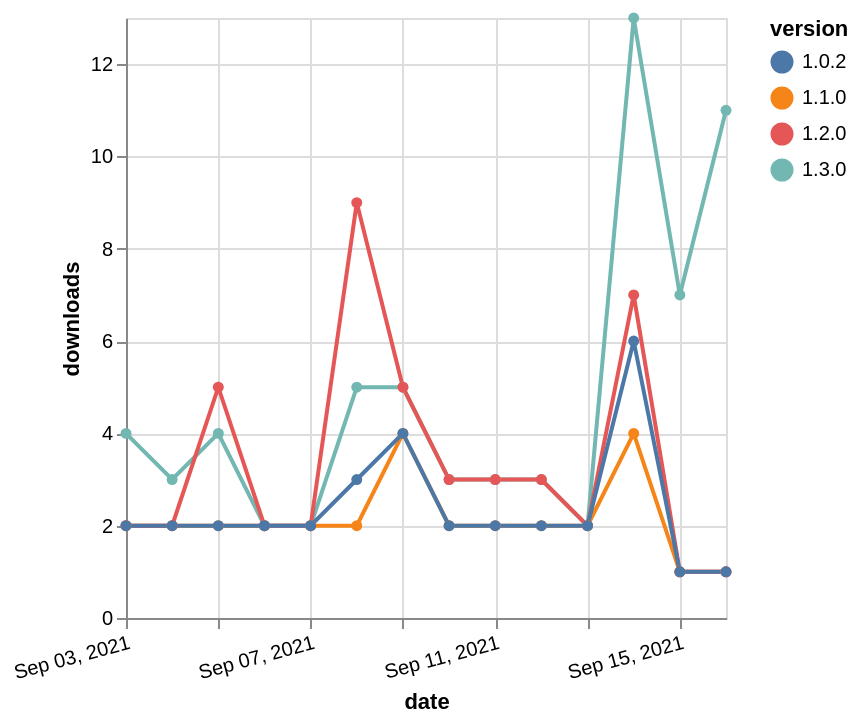

Specify this chart in Vega-Lite:
### Vega-Lite specification from a JSON file in a GitHub repository (floating-point values rounded to 4 significant figures)
{"$schema": "https://vega.github.io/schema/vega-lite/v5.json", "description": "A simple bar chart with embedded data.", "data": {"values": [{"date": "2021-09-03", "total": 1431, "delta": 2, "version": "1.1.0"}, {"date": "2021-09-04", "total": 1433, "delta": 2, "version": "1.1.0"}, {"date": "2021-09-05", "total": 1435, "delta": 2, "version": "1.1.0"}, {"date": "2021-09-06", "total": 1437, "delta": 2, "version": "1.1.0"}, {"date": "2021-09-07", "total": 1439, "delta": 2, "version": "1.1.0"}, {"date": "2021-09-08", "total": 1441, "delta": 2, "version": "1.1.0"}, {"date": "2021-09-09", "total": 1445, "delta": 4, "version": "1.1.0"}, {"date": "2021-09-10", "total": 1447, "delta": 2, "version": "1.1.0"}, {"date": "2021-09-11", "total": 1449, "delta": 2, "version": "1.1.0"}, {"date": "2021-09-12", "total": 1451, "delta": 2, "version": "1.1.0"}, {"date": "2021-09-13", "total": 1453, "delta": 2, "version": "1.1.0"}, {"date": "2021-09-14", "total": 1457, "delta": 4, "version": "1.1.0"}, {"date": "2021-09-15", "total": 1458, "delta": 1, "version": "1.1.0"}, {"date": "2021-09-16", "total": 1459, "delta": 1, "version": "1.1.0"}, {"date": "2021-09-03", "total": 1544, "delta": 4, "version": "1.3.0"}, {"date": "2021-09-04", "total": 1547, "delta": 3, "version": "1.3.0"}, {"date": "2021-09-05", "total": 1551, "delta": 4, "version": "1.3.0"}, {"date": "2021-09-06", "total": 1553, "delta": 2, "version": "1.3.0"}, {"date": "2021-09-07", "total": 1555, "delta": 2, "version": "1.3.0"}, {"date": "2021-09-08", "total": 1560, "delta": 5, "version": "1.3.0"}, {"date": "2021-09-09", "total": 1565, "delta": 5, "version": "1.3.0"}, {"date": "2021-09-10", "total": 1568, "delta": 3, "version": "1.3.0"}, {"date": "2021-09-11", "total": 1571, "delta": 3, "version": "1.3.0"}, {"date": "2021-09-12", "total": 1574, "delta": 3, "version": "1.3.0"}, {"date": "2021-09-13", "total": 1576, "delta": 2, "version": "1.3.0"}, {"date": "2021-09-14", "total": 1589, "delta": 13, "version": "1.3.0"}, {"date": "2021-09-15", "total": 1596, "delta": 7, "version": "1.3.0"}, {"date": "2021-09-16", "total": 1607, "delta": 11, "version": "1.3.0"}, {"date": "2021-09-03", "total": 1503, "delta": 2, "version": "1.2.0"}, {"date": "2021-09-04", "total": 1505, "delta": 2, "version": "1.2.0"}, {"date": "2021-09-05", "total": 1510, "delta": 5, "version": "1.2.0"}, {"date": "2021-09-06", "total": 1512, "delta": 2, "version": "1.2.0"}, {"date": "2021-09-07", "total": 1514, "delta": 2, "version": "1.2.0"}, {"date": "2021-09-08", "total": 1523, "delta": 9, "version": "1.2.0"}, {"date": "2021-09-09", "total": 1528, "delta": 5, "version": "1.2.0"}, {"date": "2021-09-10", "total": 1531, "delta": 3, "version": "1.2.0"}, {"date": "2021-09-11", "total": 1534, "delta": 3, "version": "1.2.0"}, {"date": "2021-09-12", "total": 1537, "delta": 3, "version": "1.2.0"}, {"date": "2021-09-13", "total": 1539, "delta": 2, "version": "1.2.0"}, {"date": "2021-09-14", "total": 1546, "delta": 7, "version": "1.2.0"}, {"date": "2021-09-15", "total": 1547, "delta": 1, "version": "1.2.0"}, {"date": "2021-09-16", "total": 1548, "delta": 1, "version": "1.2.0"}, {"date": "2021-09-03", "total": 1585, "delta": 2, "version": "1.0.2"}, {"date": "2021-09-04", "total": 1587, "delta": 2, "version": "1.0.2"}, {"date": "2021-09-05", "total": 1589, "delta": 2, "version": "1.0.2"}, {"date": "2021-09-06", "total": 1591, "delta": 2, "version": "1.0.2"}, {"date": "2021-09-07", "total": 1593, "delta": 2, "version": "1.0.2"}, {"date": "2021-09-08", "total": 1596, "delta": 3, "version": "1.0.2"}, {"date": "2021-09-09", "total": 1600, "delta": 4, "version": "1.0.2"}, {"date": "2021-09-10", "total": 1602, "delta": 2, "version": "1.0.2"}, {"date": "2021-09-11", "total": 1604, "delta": 2, "version": "1.0.2"}, {"date": "2021-09-12", "total": 1606, "delta": 2, "version": "1.0.2"}, {"date": "2021-09-13", "total": 1608, "delta": 2, "version": "1.0.2"}, {"date": "2021-09-14", "total": 1614, "delta": 6, "version": "1.0.2"}, {"date": "2021-09-15", "total": 1615, "delta": 1, "version": "1.0.2"}, {"date": "2021-09-16", "total": 1616, "delta": 1, "version": "1.0.2"}]}, "width": "container", "mark": {"type": "line", "point": {"filled": true}}, "encoding": {"x": {"field": "date", "type": "temporal", "timeUnit": "yearmonthdate", "title": "date", "axis": {"labelAngle": -15}}, "y": {"field": "delta", "type": "quantitative", "title": "downloads"}, "color": {"field": "version", "type": "nominal"}, "tooltip": {"field": "delta"}}}
